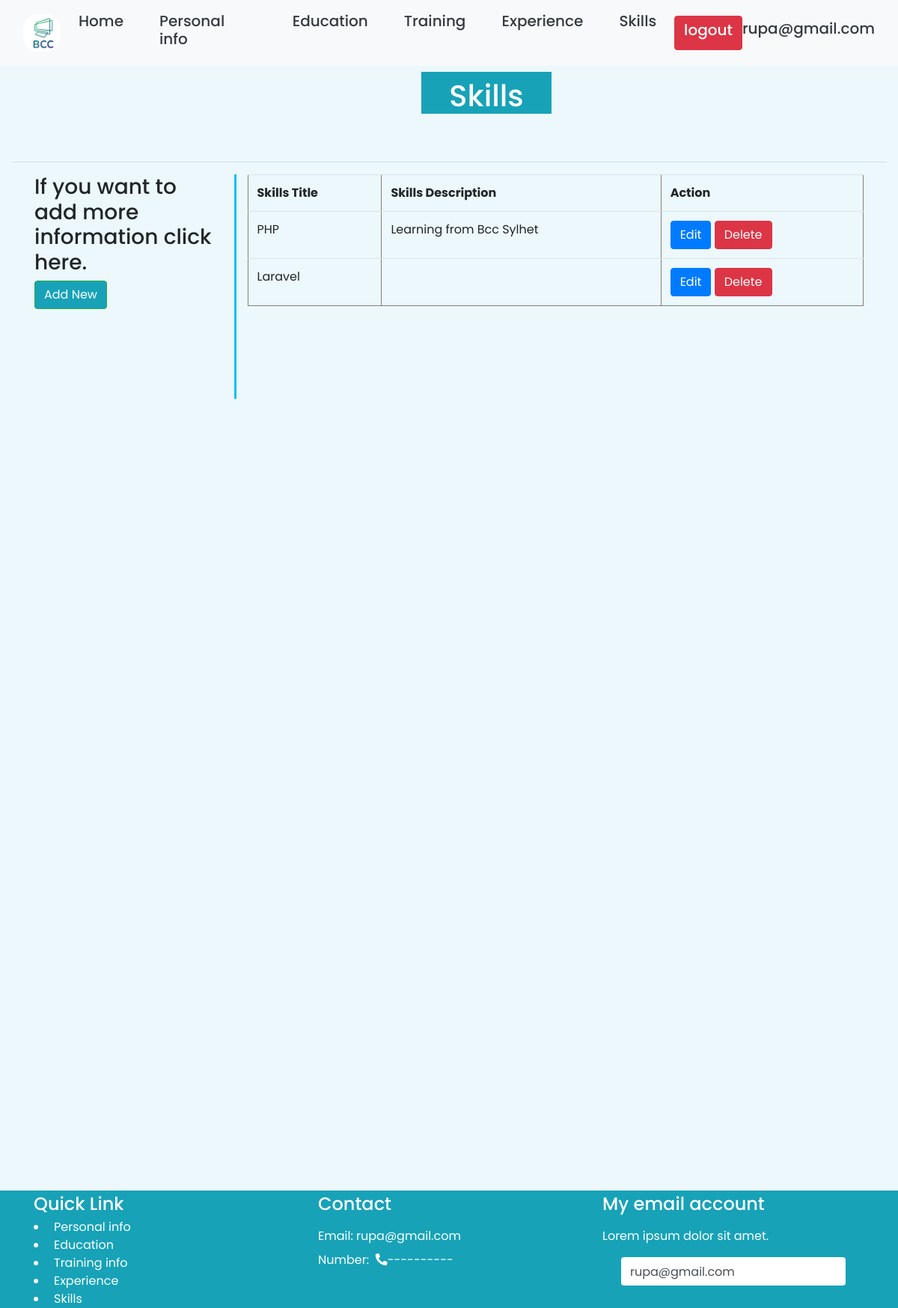
Screenshot of /skills.php (signed in) with the database file from the repository.
### tables this page shows
CREATE TABLE `skills` (
  `skid` int(10) NOT NULL,
  `pid` int(10) NOT NULL,
  `skills_title` varchar(30) NOT NULL,
  `skills_description` varchar(50) NOT NULL
);

### skills.php (the view, shortened to what this page needs)
<?php
	include("header.php");
?>
<div class="container-fluid mt-5">
		<div class="row">
			<div class="col-lg-5 col-md-5"></div>
				<div class="col-lg-3 col-md-3">
					<h1 class="m-5 pt-2 g-4 text-center bg-info text-white">Skills </h1>
				</div>
				<div class="col-lg-4 col-md-4">
			</div>
	</div><hr>
</div>
<?php
	if(isset($_POST['add_new'])){
?>
	<form action="" method="post" class="text-center m-2">
			Skill title:<input type="text" name="title" placeholder="write title"><br>
			Skill Description:<input type="text" class="m-2" name="description" placeholder=""><br>
			<input type="submit" class="btn btn-info m-2" name="add_skills" value="Add skills details">
	</form>
<?php
	}
	elseif(isset($_POST['delete'])){
		$sql = "DELETE FROM skills WHERE skid=".$_POST['skid'];
		if(mysqli_query($con, $sql)){
			header("location:skills.php");
		}
	}
	else{
?>
<div class="container-fluid ">
	<div class="row m-3">
		<div class="col-lg-3 " id="vertical-line">
			<h3>If you want to add more information click here.</h3>
			<form action="" method="post">
				<input class=" btn btn-info btn-outline-success text-white" type="submit" name="add_new" value="Add New">
			</form>
		</div>
		<div class="col-lg-9 col-md-9">
			<table class="table table-border" border="1">
		<tr>
			<th>Skills Title</th>
			<th>Skills Description</th>
			<th>Action</th>
		</tr>
		<?php
			$sql = "SELECT * FROM skills WHERE pid=".$_SESSION['pid'];
			$result= mysqli_query($con, $sql);
			if(mysqli_num_rows($result)>0){
				while($row=mysqli_fetch_assoc($result)){
					echo"<tr><td>".$row['skills_title']."</td><td>".$row['skills_description']."</td><td>";
				?>
				<form action="" method="post">
					<input type="submit" class="btn btn-primary" name="edit" value="Edit">
					<input type="submit" class="btn btn-danger" onclick="return confirm('Are you sure to delete??') " name="delete" value="Delete">
				</form>
				<?php
				echo "</td></tr>";
				}
			}
		?>
	</table>
<?php
	 }
?>
		</div>
	</div>
</div>
<?php
	include("footer.php");
?>

### css/styles.css (style rules this page uses)
@media (max-height:1900px) { body { height: 1700px; } }
@media (max-height:1900px) { div#vertical-line { border-right:3px solid #00BFFF; height: 300px; } }

### css/style.css (style rules this page uses)
* { margin:0; padding:0; font-family:'Poppins',sans-serif; box-sizing:border-box; }
input { display:none; }

### header.php (style rules this page uses)
body { background:#ecf8fc; }

### rows the page displays
skills: skills_title "PHP", skills_description "Learning from Bcc Sylhet"
skills: skills_title "Laravel"

### other values shown
$_SESSION['email'] "rupa@gmail.com"
